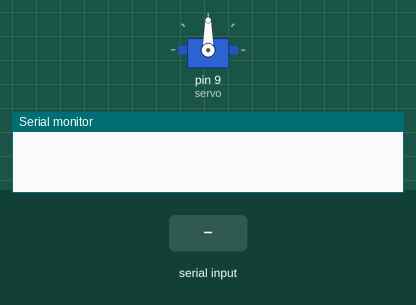
A sketch run on a simulated Arduino Uno, built with avr-gcc and run on an emulated ATmega328P. Parts: servo, the last lines printed to the serial monitor. The test bench sets the inputs (shaded band).

Above: at 1.2 s.
1.3 s: "90,45\n" received over Serial
At 1.8 s:
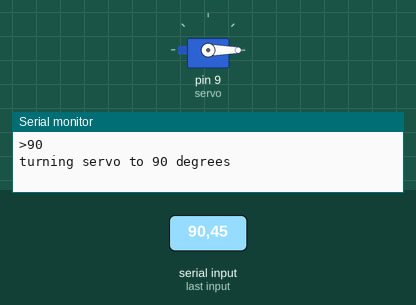
At 4.6 s:
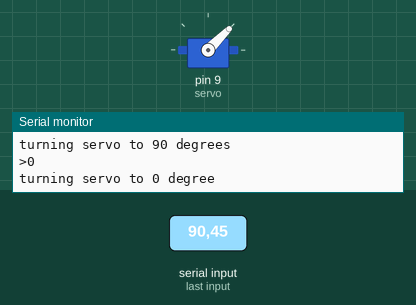
Timing chart, 0 to 10.3 s (numbered marks = the images above; inputs shaded):
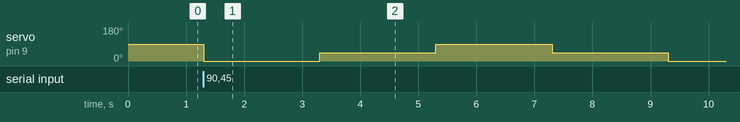

The sketch:

sketch_aug24d.ino
```cpp
#include <Servo.h>
Servo servo;
int pos=0;
void setup()
{
Serial.begin(9600);
servo.attach(9);
  // put your setup code here, to run once:

}

void loop()
{
        if (Serial.available())
  {
int state = Serial.parseInt();

if (state < 0)

{
Serial.print(">");
Serial.println(state);
Serial.println("cannost execute command, too low number");

}
if (state >= 0 && state <= 90)
{
  Serial.print(">");
  Serial.println(state);
  Serial.print("turning servo to ");
  Serial.print(state);
  Serial.println(" degrees");
  servo.write(state);
  // put your main code here, to run repeatedly:

}
  servo.write(0);
  delay (2000);
      Serial.print(">");
      Serial.println(0);
      Serial.print("turning servo to ");
      Serial.print(0);
      Serial.println(" degree");
  servo.write(45);
  delay (2000);
      Serial.print(">");
      Serial.println(45);
      Serial.print("turning servo to  ");
      Serial.print(45);
      Serial.println("  degree");
  servo.write(90);
  delay (2000);
      Serial.print(">");
      Serial.println(90);
      Serial.print(" turning servo to ");
      Serial.print(90);
      Serial.println(" degree");
  servo.write(45);
  delay (2000);
      Serial.print(">");
      Serial.println(45);
      Serial.print("turning servo to ");
      Serial.print(45);
      Serial.println(" degree");


}
}
```

Measured:
- after the input at 1.3 s, servo on pin 9 (servo): 90° → 0° at once, → 45° 2.0 s later, → 90° 2.0 s later, → 45° 2.0 s later, … (5 changes in this stretch)
